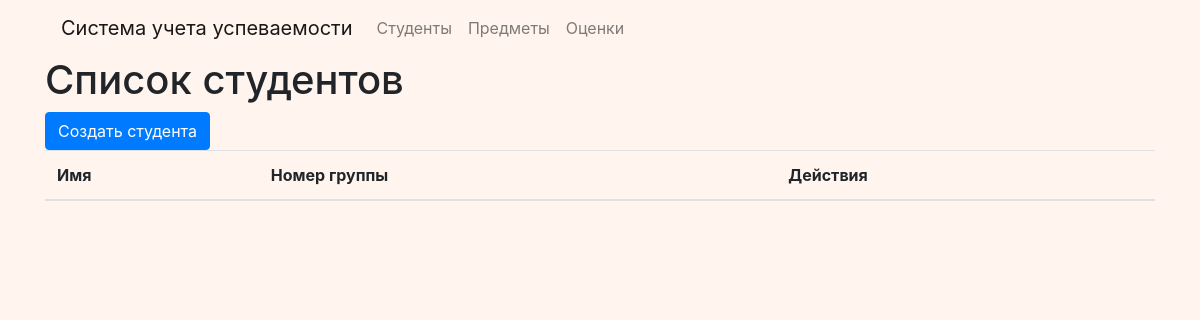
/students/, run on an earlier commit of the app's database.
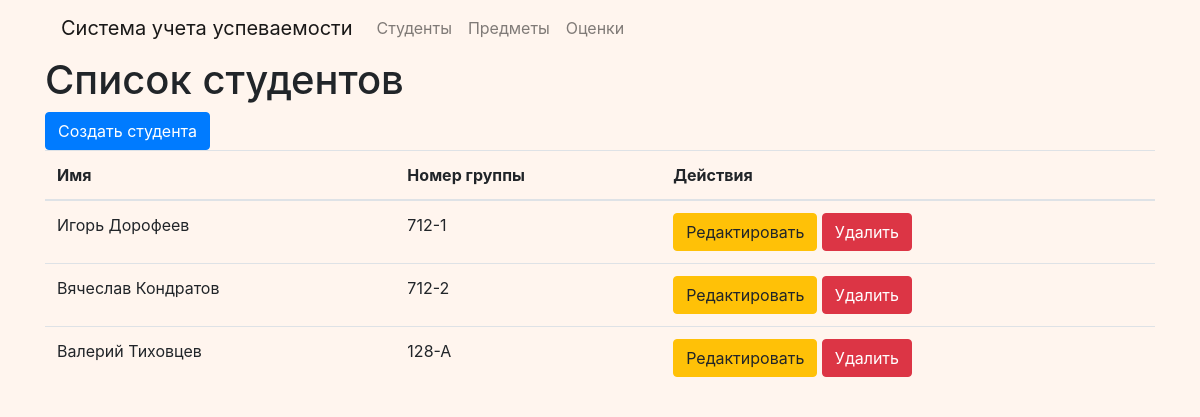
And on a later commit of the database.
### university/models.py (models this page shows, shortened)
class Student(models.Model):
    name = models.CharField(max_length=100, verbose_name= ("ФИО"))
    group_number = models.CharField(
        max_length=10,
        validators=[
            RegexValidator(
                regex=r'^[0-9]+(-[0-9А-Я]?)?$',
                message='Номер группы должен состоять из цифр, '
                        'может содержать дефис и русскую заглавную букву (например, 123-А).'
            ),
        ],
        verbose_name= ("Номер группы")
    )
    class Meta:
        verbose_name = ("Студент")
        verbose_name_plural = ("Студенты")

### university/views.py (the view)
# urls.py: path('students/', views.student_list, name='student_list'),
def student_list(request):
    students = Student.objects.all()
    return render(request, 'university/student_list.html', {'students': students})

### university/templates/university/student_list.html (shortened to what this page needs)
{% extends 'base.html' %}
 {% block content %}
 <h1>Список студентов</h1>
 <a href="{% url 'student_create' %}" class="btn btn-primary">Создать студента</a>
 <table class="table">
     <thead>
     <tr>
         <th>Имя</th>
         <th>Номер группы</th>
         <th>Действия</th>
     </tr>
     </thead>
     <tbody>
     {% for student in students %}
     <tr>
         <td>{{ student.name }}</td>
         <td>{{ student.group_number }}</td>
         <td>
             <a href="{% url 'student_update' student.pk %}" class="btn btn-warning">Редактировать</a>
             <a href="{% url 'student_delete' student.pk %}" class="btn btn-danger">Удалить</a>
         </td>
     </tr>
     {% endfor %}
     </tbody>
 </table>
 {% endblock %}

What changed in the data, as far as the page shows it:
added Student: name "Игорь Дорофеев", group_number "712-1"
added Student: name "Вячеслав Кондратов", group_number "712-2"
added Student: name "Валерий Тиховцев", group_number "128-А"
